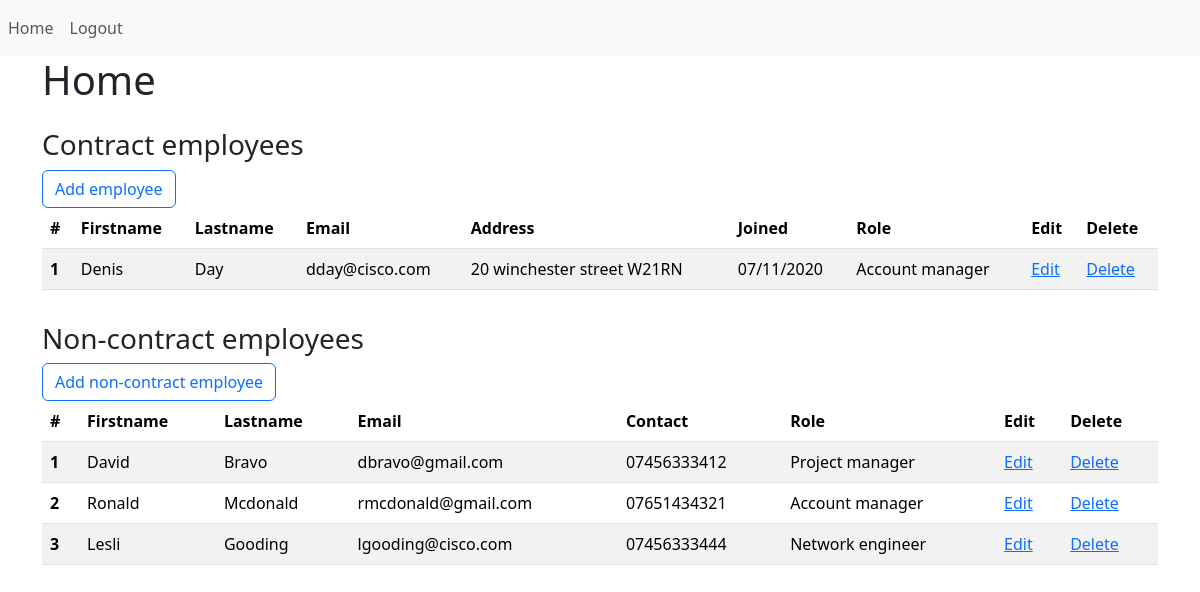
Page / (signed in) on the earlier database version.
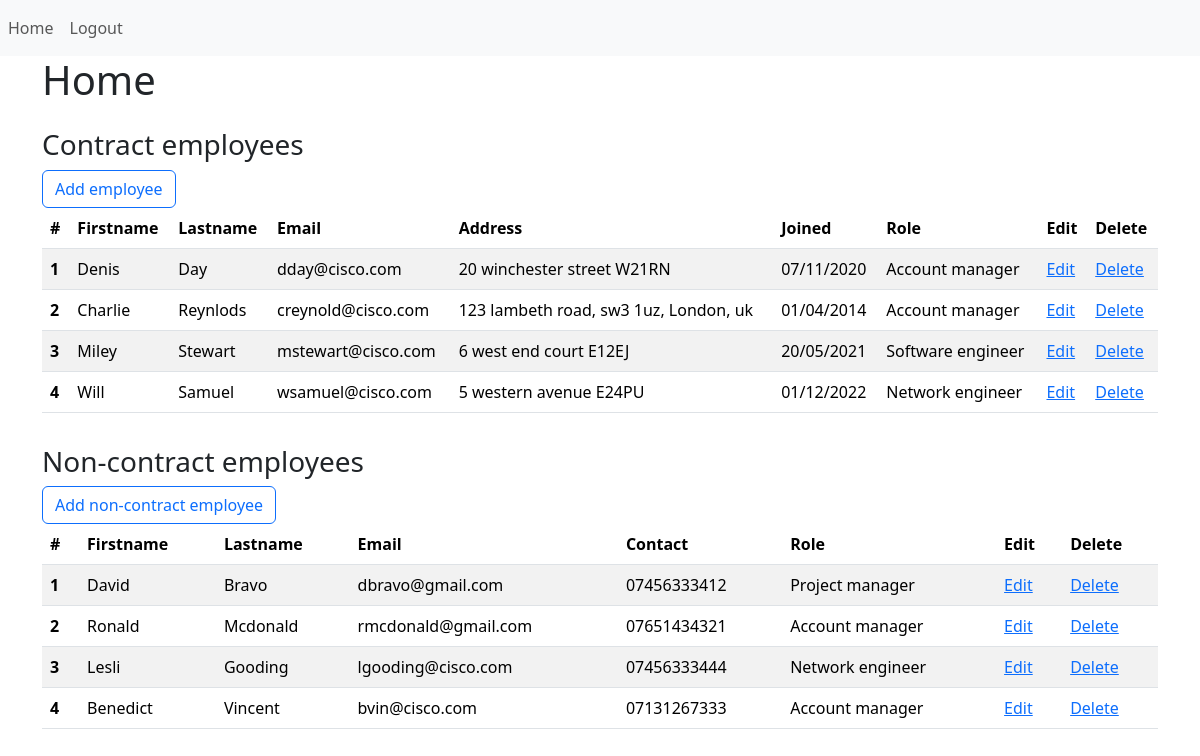
Same page on the later database version.
### website/models.py (models this page shows)
class Contract_employees(db.Model):
    id = db.Column(db.Integer, primary_key=True)
    firstname = db.Column(db.String(100), nullable=False)
    lastname = db.Column(db.String(100), nullable=False)
    email = db.Column(db.String(80), unique=True, nullable=False)
    address = db.Column(db.Text)
    joined = db.Column(db.String(80), nullable=False)
    role = db.Column(db.Text, nullable=False)

class Non_contract_employees(db.Model):
    id = db.Column(db.Integer, primary_key=True)
    firstname = db.Column(db.String(100), nullable=False)
    lastname = db.Column(db.String(100), nullable=False)
    email = db.Column(db.String(80), unique=True, nullable=False)
    contact = db.Column(db.Text)
    role = db.Column(db.Text, nullable=False)

### website/views.py (the view)
@views.route('/')
@login_required
def home():
    contract_employee=Contract_employees.query.all()
    non_contract_employee=Non_contract_employees.query.all()
    return render_template("home.html", new_user=current_user,no_contract_info=non_contract_employee,employees_info=contract_employee, priv=current_user.priv),200

### website/__init__.py (called while the page is built)
def create_app(sql_path):
    app = Flask(__name__)
    app.config['SECRET_KEY'] = 'Cisco123!'
    app.config['SQLALCHEMY_DATABASE_URI'] = sql_path
    db.init_app(app)
    from .views import views
    from .models import Contract_employees, Non_contract_employees, User
    from .authentication import auth
    create_database(app)
    login_manager = LoginManager()
    login_manager.init_app(app)
    login_manager.login_view = 'authentication.login'
    @login_manager.user_loader
    def load_user(id):
            return User.query.get(int(id))
    app.config['SECRET_KEY'] = 'mysecret'
    app.register_blueprint(views, url_prefix='/')
    app.register_blueprint(auth, url_prefix='/')
    return app

### website/templates/home.html (shortened to what this page needs)
{% extends "base.html" %}
{% block content%}
<h1>Home</h1>
<div class="pt-3">
    <h3>Contract employees</h3>
    <a class="btn btn-outline-primary" class="link-secondary" href='{{url_for("views.new_contract_employee")}}' >Add employee</a>
    <table class="table table-striped">
        <thead>
            <tr>
                <th scope="col">#</th>
                <th scope="col">Firstname</th>
                <th scope="col">Lastname</th>
                <th scope="col">Email</th>
                <th scope="col">Address</th>
                <th scope="col">Joined</th>
                <th scope="col">Role</th>
                <th scope="col">Edit</th>
                <th scope="col">Delete</th>
            </tr>
        </thead>
        <tbody>
            {% for employee in employees_info %}
            <tr>
                <th score="row">{{loop.index}}</th>
                <td>{{employee.firstname}}</td>
                <td>{{employee.lastname}}</td>
                <td>{{employee.email}}</td>
                <td>{{employee.address}}</td>
                <td>{{employee.joined}}</td>
                <td>{{employee.role}}</td>
                <td><a href='{{url_for("views.edit_employee",id=employee.id)}}' class='btn-edit'>Edit</a></td>
                <td><a href='{{url_for("views.delete_employee",id=employee.id)}}' class='btn-delete' onclick='return confirm("Are you sure you want to delete")'>Delete</a></td>
            </tr>
            {%endfor%}
        </tbody>
    </table>
</div>
<div class="pt-3">
    <h3>Non-contract employees</h3>
    <a class="btn btn-outline-primary" href='{{url_for("views.new_no_contract_employee")}}'>Add non-contract employee</a>
    <table class="table table-striped">
        <thead>
            <th>#</th>
            <th>Firstname</th>
            <th>Lastname</th>
            <th>Email</th>
            <th>Contact</th>
            <th>Role</th>
            <th>Edit</th>
            <th>Delete</th>
        </thead>
        <tbody>
            {% for employee in no_contract_info %}
            <tr>
                <th scope="row">{{loop.index}}</th>
                <td>{{employee.firstname}}</td>
                <td>{{employee.lastname}}</td>
                <td>{{employee.email}}</td>
                <td>{{employee.contact}}</td>
                <td>{{employee.role}}</td>
                <td><a href='{{url_for("views.edit_no_contract_employee",id=employee.id)}}' class='btn-edit'>Edit</a></td>
                <td><a href='{{url_for("views.delete_no_contract_employee",id=employee.id)}}' class='btn-delete' onclick='return confirm("Are you sure you want to delete")'>Delete</a></td>
            </tr>
            {%endfor%}
        </tbody>
    </table>
</div>
{% endblock content %}

### website/templates/base.html (shortened to what this page needs)
<!DOCTYPE html>
<html>
    <head>
        <link href="https://cdn.jsdelivr.net/npm/bootstrap@5.3.1/dist/css/bootstrap.min.css" rel="stylesheet">
    </head>
    <body>
      <nav class="navbar navbar-expand-lg navbar-light bg-light">
        <div class="collapse navbar-collapse" id="navbarSupportedContent">
          <ul class="navbar-nav mr-auto">
            {% if new_user.is_authenticated %}
            <li class="nav-item active">
              <a class="nav-link" href="{{ url_for('views.home')}}">Home</a>
            </li>
            <li class="nav-item active">
              <a class="nav-link" href="{{ url_for('authentication.logout')}}">Logout</a>
            </li>
            {% endif %}
          </ul>
        </div>
      </nav>
    <div class="container">
    {% block content%}{% endblock content %}
    </div>
  </body>
</html>

Differences in the rows shown:
added Contract_employees: firstname "Charlie", lastname "Reynlods", email "creynold@cisco.com", address "123 lambeth road, sw3 1uz, London, uk", joined "01/04/2014", role "Account manager"
added Contract_employees: firstname "Miley", lastname "Stewart", email "mstewart@cisco.com", address "6 west end court E12EJ", joined "20/05/2021", role "Software engineer"
added Contract_employees: firstname "Will", lastname "Samuel", email "wsamuel@cisco.com", address "5 western avenue E24PU", joined "01/12/2022", role "Network engineer"
added Non_contract_employees: firstname "Benedict", lastname "Vincent", email "bvin@cisco.com", contact "07131267333", role "Account manager"
